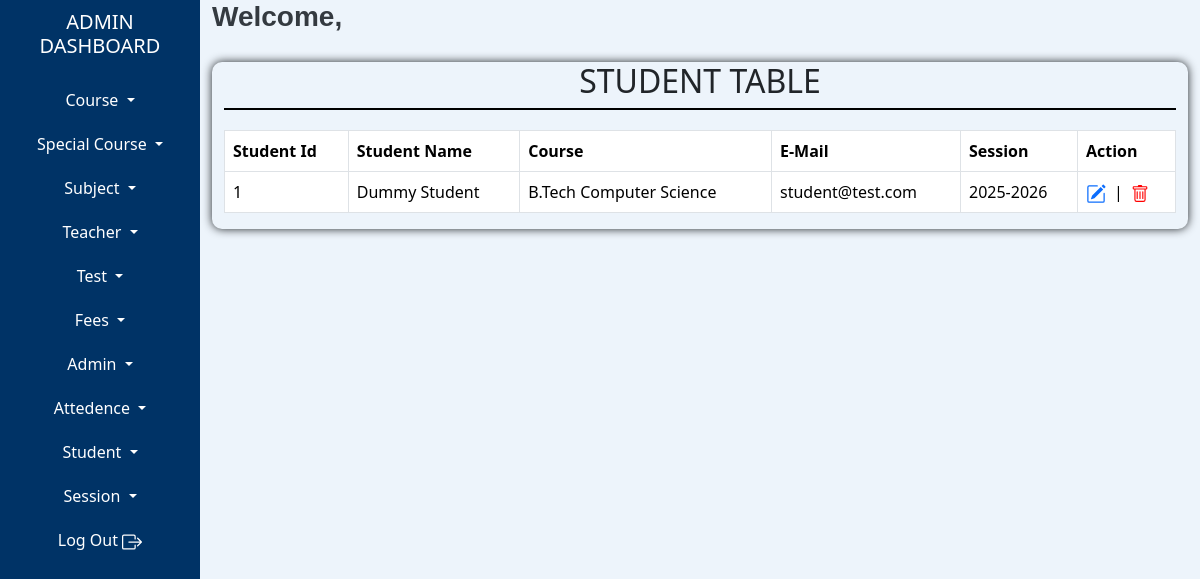
Before: /admin/student-table.php with the older database file.
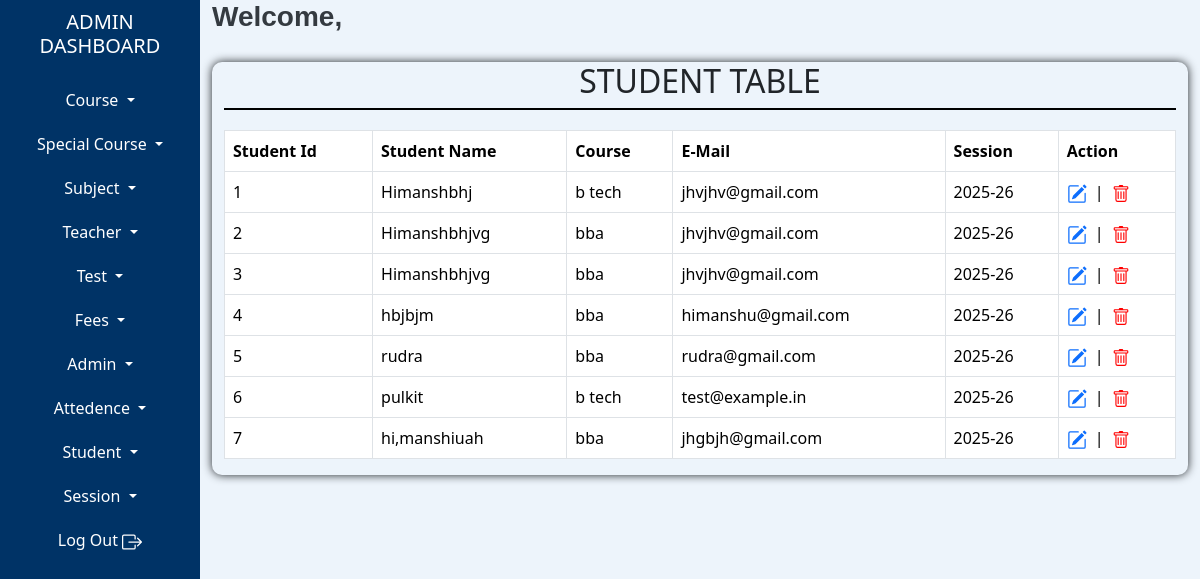
After: the same page with the newer database file.
### tables this page shows
CREATE TABLE `tblstudent` (
  `studentId` int(100) NOT NULL AUTO_INCREMENT,
  `studentName` varchar(100) NOT NULL,
  `dob` date NOT NULL,
  `courseId` int(100) NOT NULL,
  `academicYearId` int(10) NOT NULL,
  `sessionId` int(100) NOT NULL,
  `studentNumber` varchar(15) NOT NULL,
  `studentGender` int(100) NOT NULL,
  `studentEmail` varchar(100) NOT NULL,
  `studentPassword` varchar(100) NOT NULL,
  `fatherName` varchar(100) NOT NULL,
  `motherName` varchar(100) NOT NULL,
  `parentNumber` varchar(15) NOT NULL,
  `parentEmail` varchar(100) NOT NULL,
  `dateOfRegistration` datetime(6) NOT NULL,
  `address` varchar(100) NOT NULL,
  `studentImage` varchar(300) DEFAULT NULL,
  `addedIpAddress` text NOT NULL,
  `addedDateTime` datetime(6) NOT NULL,
  `updatedIpAddress` text NOT NULL,
  `updatedDateTime` datetime NOT NULL,
  PRIMARY KEY (`studentId`)
);

CREATE TABLE `tblcourse` (
  `courseId` int(10) NOT NULL AUTO_INCREMENT,
  `courseName` varchar(100) NOT NULL,
  `courseDuration` varchar(10) NOT NULL,
  `sessionId` int(10) NOT NULL,
  PRIMARY KEY (`courseId`)
);

CREATE TABLE `tblsession` (
  `sessionId` int(10) NOT NULL AUTO_INCREMENT,
  `sessionName` varchar(15) NOT NULL,
  `addedIpAddress` varchar(100) NOT NULL,
  `addedDateTime` datetime NOT NULL,
  `updatedIpAddress` varchar(100) NOT NULL,
  `updatedDateTime` datetime NOT NULL,
  `status` int(2) NOT NULL,
  PRIMARY KEY (`sessionId`)
);

### admin/fun-specialchar.php (called while the page is built)
<?php
function textSafe($text)
{
    return htmlspecialchars($text, ENT_QUOTES, 'UTF-8');
}
?>

### admin/student-table.php (the view, shortened to what this page needs)
<?php
include "admin-dashboard-top.php";
include "admin-dashboard-content.php";
include "fun-specialchar.php";
$query="SELECT * FROM tblstudent";
$stmt=$conn->prepare($query);
$stmt->execute();
?>
<!doctype html>
<html lang="en">
  <head>
    <link href="https://cdn.jsdelivr.net/npm/bootstrap@5.3.3/dist/css/bootstrap.min.css" rel="stylesheet">
  </head>
<body>
<div class="container-fluid">
    <div class="row">
        <div class="tbl-content">
            <div class="tbl-heading">
            <h2>STUDENT TABLE</h2>
            </div>
            <table class="table table-hover table-bordered">
              <thead>
                <tr>
                  <th scope="col">Student Id</th>
                  <th scope="col">Student Name</th>
                  <th scope="col">Course</th>
                  <th scope="col">E-Mail</th>
                  <th scope="col">Session</th>
                  <th scope="col">Action</th>
                </tr>
              </thead>
              <tbody>
                <?php
                    while($result=$stmt->fetch())
                    {
                ?>
                    <tr>
                    <td><?php echo $result['studentId']; ?></td>
                     <td><?php echo textSafe($result['studentName']); ?></td>
                     <td>
                         <?php
                            $courseId=$result['courseId'];
                            $stmt2=$conn->prepare("SELECT * FROM tblcourse where courseId=:courseId");
                            $stmt2->bindParam(":courseId",$courseId);
                            $stmt2->execute();
                            $row=$stmt2->fetch();
                            echo $row["courseName"];
                         ?>
                        </td>
                     <td><?php echo textSafe($result['studentEmail']); ?></td>
                    <td>
                        <?php
                            $sessionId = $result['sessionId'];
                            $sessionstmt=$conn->prepare("SELECT * FROM tblsession WHERE sessionId = :sessionId");
                            $sessionstmt->bindParam(":sessionId",$sessionId);
                            $sessionstmt->execute();
                            $session = $sessionstmt->fetch();
                            echo $session['sessionName'];
                        ?>
                    </td>
                    <td>
                        <div style="display: flex; align-items: center; gap: 8px;">
                            <a href="manage-student.php?studentId=<?php echo $result['studentId']; ?>">
                            </a>
                            <span>|</span>
                            <a href="delete-student.php?studentId=<?php echo $result['studentId']; ?>" style="color: red; text-decoration: none;">
                            </a>
                        </div>
                    </td>
                </tr>
                <?php
                }
                ?>
              </tbody>
            </table>
        </div>
    </div>
</div>
</body>
</div>
</div>
<?php
    include "admin-dashboard-footer.php";
?>

Changed rows visible on the page:
changed tblstudent id 1: studentName "Dummy Student" → "Himanshbhj"; courseId.courseName "B.Tech Computer Science" → "b tech"; studentEmail "student@test.com" → "jhvjhv@gmail.com"; sessionId.sessionName "2025-2026" → "2025-26"
added tblstudent: studentId "2", studentName "Himanshbhjvg", courseId.courseName "bba", studentEmail "jhvjhv@gmail.com", sessionId.sessionName "2025-26"
added tblstudent: studentId "3", studentName "Himanshbhjvg", courseId.courseName "bba", studentEmail "jhvjhv@gmail.com", sessionId.sessionName "2025-26"
added tblstudent: studentId "4", studentName "hbjbjm", courseId.courseName "bba", studentEmail "himanshu@gmail.com", sessionId.sessionName "2025-26"
added tblstudent: studentId "5", studentName "rudra", courseId.courseName "bba", studentEmail "rudra@gmail.com", sessionId.sessionName "2025-26"
added tblstudent: studentId "6", studentName "pulkit", courseId.courseName "b tech", studentEmail "test@example.in", sessionId.sessionName "2025-26"
added tblstudent: studentId "7", studentName "hi,manshiuah", courseId.courseName "bba", studentEmail "jhgbjh@gmail.com", sessionId.sessionName "2025-26"
